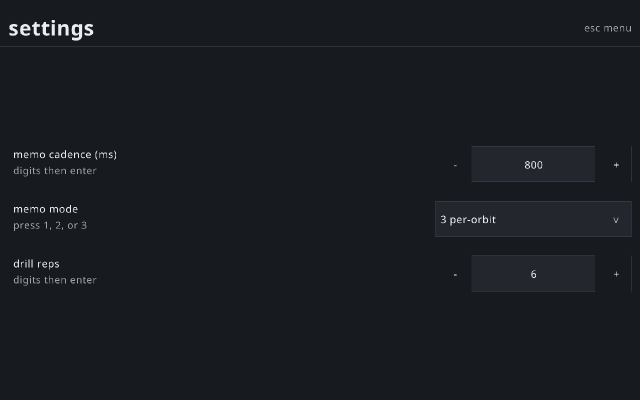
#> input picture playground/t84/shots/settings.png, 1280 x 800 px (shown at 1/2 size); its folder holds 6 pictures in this run
$ python measure.py
#> lines starting #> are read from the running program, lines starting #| are printed output that depends on the picture; long printed decimals are rounded
import sys
from pathlib import Path

from PIL import Image

SHOTS = Path(__file__).resolve().parent / "shots"
PAD = 16.8
HEADER = 77.0
CONTENT_X = PAD
CONTENT_Y = PAD + HEADER
CONTENT_W = 1280.0 - 2 * PAD
CONTENT_H = 800.0 - 2 * PAD - HEADER
BOTTOM = CONTENT_Y + CONTENT_H
SMALL = 26.88
MICRO = 25.2
BODY = 28.0


def load(name):
#> called with name = 'settings.png'
    return Image.open(SHOTS / name).convert("RGB")


def lit_rows(image, box, threshold=90):
#> called with box = (26.6, 327.2, 860, 374.1), threshold = 90
    x0, y0, x1, y1 = [int(v) for v in box]
    pixels = image.load()
    bands = []
    run = None
    for y in range(y0, y1):
        lit = any(pixels[x, y][0] > threshold and pixels[x, y][1] > threshold
                  and pixels[x, y][2] > threshold for x in range(x0, x1))
        if lit and run is None:
            run = [y, y]
        elif lit:
            run[1] = y
        elif run is not None:
            bands.append((run[0], run[1]))
            run = None
#> this loop made 47 passes
#> lit on passes 1 to 12: False, False, False, False, False, False, True, True, True, True, True, True
#> after the loop, bands = [(333, 352)]
    if run is not None:
        bands.append((run[0], run[1]))
    return bands


def heights(bands):
    return [b[1] - b[0] + 1 for b in bands]


def col_extents(image, y0, y1, threshold=90):
    pixels = image.load()
    xs = []
    for x in range(int(CONTENT_X), 1280):
        if any(pixels[x, y][0] > threshold and pixels[x, y][1] > threshold
               and pixels[x, y][2] > threshold for y in range(int(y0), int(y1))):
            xs.append(x)
    return (min(xs), max(xs)) if xs else (None, None)


def settings_report():
    image = load("settings.png")
    row_tops = [284.5, 393.7, 502.9]
    print("== settings.png")
    for i, top in enumerate(row_tops):
        hint_box = (CONTENT_X + 9.8, top + 9.8 + BODY + 4.9, 860.0, top + 89.6)
        bands = lit_rows(image, hint_box)
#> bands = [(333, 352)]
        print(f"  row{i} hint bands {bands} heights {heights(bands)}")
#|   row0 hint bands [(333, 352)] heights [20]
        label_box = (CONTENT_X, top, 860.0, top + 9.8 + BODY + 4.9)
        bands = lit_rows(image, label_box)
#> the loop in lit_rows (call 2), `for y in range(y0, y1):` made 43 passes
#> bands = [(300, 319)]
        print(f"  row{i} label bands {bands} heights {heights(bands)}")
#|   row0 label bands [(300, 319)] heights [20]
    control_x0 = 871.2
    for i, top in enumerate(row_tops):
        value_box = (control_x0 + 72.8 + 2, top + 8.4 + 4, 1263.2 - 72.8 - 2, top + 8.4 + 72.8 - 4)
        bands = lit_rows(image, value_box)
#> bands = [(322, 337)]
        print(f"  row{i} value bands {bands} heights {heights(bands)}")
#|   row0 value bands [(322, 337)] heights [16]
    header_bands = lit_rows(image, (0, 0, 700, int(HEADER)))
#> header_bands = [(40, 76)]
    print(f"  header title bands {header_bands} heights {heights(header_bands)}")
#|   header title bands [(40, 76)] heights [37]
    ctx_bands = lit_rows(image, (700, 0, 1280, int(HEADER)))
#> ctx_bands = [(52, 62)]
    print(f"  header context bands {ctx_bands} heights {heights(ctx_bands)}")
#|   header context bands [(52, 62)] heights [11]


def menu_report():
    image = load("menu.png")
#> call 2 of load, with name = 'menu.png'
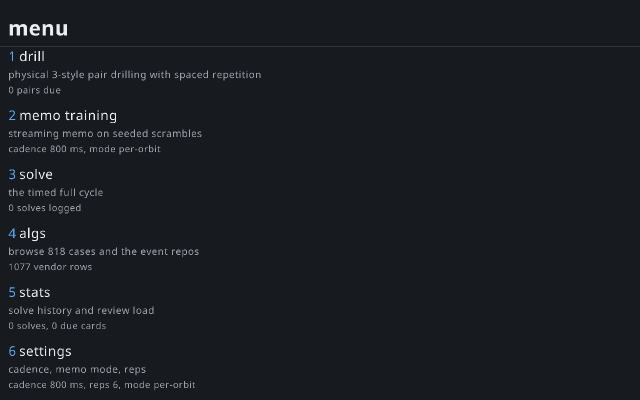
#> input picture playground/t84/shots/menu.png, 1280 x 800 px (shown at 1/2 size)
    print("== menu.png")
    y = CONTENT_Y
    for i in range(6):
        box = (CONTENT_X, y, 1280 - PAD, y + 36.4 + 4.9 + SMALL + 4.9 + MICRO)
        bands = lit_rows(image, box)
        print(f"  menu row{i} bands {bands} heights {heights(bands)}")
#|   menu row0 bands [(102, 122), (141, 160), (172, 190)] heights [21, 20, 19]
        y += 36.4 + 4.9 + SMALL + 4.9 + MICRO + 19.6
    lo, hi = col_extents(image, CONTENT_Y, BOTTOM)
    print(f"  content column extents x {lo}..{hi}")
#|   content column extents x 17..520


def algs_report():
    image = load("algs.png")
#> call 3 of load, with name = 'algs.png'
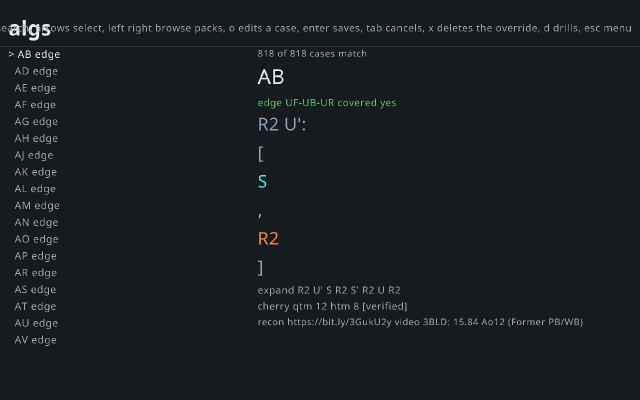
#> input picture playground/t84/shots/algs.png, 1280 x 800 px (shown at 1/2 size)
    print("== algs.png")
    box = (CONTENT_X, CONTENT_Y, CONTENT_X + CONTENT_W * 0.4 - 8, BOTTOM)
    bands = lit_rows(image, box)
    print(f"  list bands {len(bands)} heights {heights(bands)}")
#|   list bands 18 heights [20, 20, 21, 20, 21, 20, 20, 21, 20, 21, 20, 20, 21, 20, 21, 20, 20, 21]
    pitches = [bands[i + 1][0] - bands[i][0] for i in range(len(bands) - 1)]
    print(f"  list pitches {pitches}")
#|   list pitches [34, 33, 34, 33, 34, 34, 33, 34, 33, 34, 34, 33, 34, 33, 34, 34, 33]
    detail_box = (CONTENT_X + CONTENT_W * 0.4, CONTENT_Y, 1280 - PAD, BOTTOM)
    dbands = lit_rows(image, detail_box)
    print(f"  detail bands {len(dbands)} last {dbands[-1] if dbands else None}")
#|   detail bands 10 last (636, 654)
    print(f"  detail bottom-most lit row {dbands[-1][1] if dbands else None} of {BOTTOM}")
#|   detail bottom-most lit row 654 of 783.200


def solve_review_report():
    image = load("solve-review.png")
#> call 4 of load, with name = 'solve-review.png'
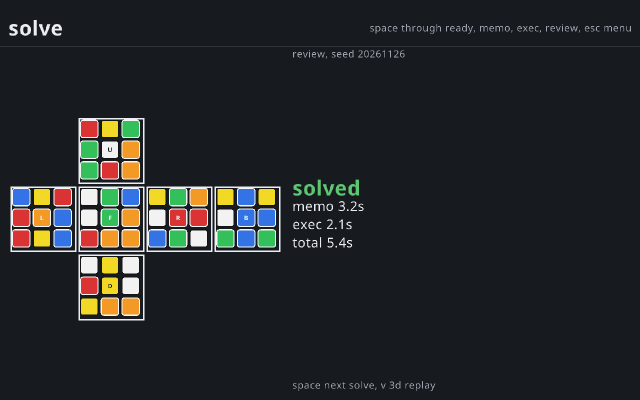
#> input picture playground/t84/shots/solve-review.png, 1280 x 800 px (shown at 1/2 size)
    print("== solve-review.png")
    box = (CONTENT_X + CONTENT_W * 0.44 + 19.6 + 4, 500, 1280 - PAD, 795)
    bands = lit_rows(image, box)
    print(f"  column bands {bands}")
#|   column bands [(762, 781)]
    print(f"  heights {heights(bands)}")
#|   heights [20]
    if len(bands) >= 2:
        print(f"  last band top {bands[-1][0]} bottom {bands[-1][1]}")


def stats_report():
    image = load("stats.png")
    print("== stats.png")
    bands = lit_rows(image, (CONTENT_X, CONTENT_Y, 1280 - PAD, BOTTOM))
    print(f"  bands {len(bands)} heights {heights(bands)}")
    lo, hi = col_extents(image, CONTENT_Y, BOTTOM)
    print(f"  content column extents x {lo}..{hi}")


def memo_report():
    image = load("memo-stream.png")
    print("== memo-stream.png")
    bands = lit_rows(image, (CONTENT_X, CONTENT_Y, 1280 - PAD, BOTTOM))
    print(f"  bands {bands}")
    print(f"  heights {heights(bands)}")
    lo, hi = col_extents(image, CONTENT_Y, BOTTOM)
    print(f"  content column extents x {lo}..{hi}")


def drill_report():
    for name in ("drill-card.png", "drill-reps.png"):
        image = load(name)
        print(f"== {name}")
        card_x = CONTENT_X + CONTENT_W * 0.44 + 9.8
        bands = lit_rows(image, (card_x + 2, CONTENT_Y, 1280 - PAD, BOTTOM))
        print(f"  card bands {bands} heights {heights(bands)}")
        print(f"  first band top {bands[0][0] if bands else None} vs content top {CONTENT_Y}")


def worst_subtext():
    worst = []
    print("== worst subtext band across views")
    checks = [
        ("settings.png", (CONTENT_X, 294.0, 860.0, 380.0), "settings hint row0"),
        ("settings.png", (CONTENT_X, 403.0, 860.0, 490.0), "settings hint row1"),
        ("settings.png", (CONTENT_X, 512.0, 860.0, 600.0), "settings hint row2"),
        ("menu.png", (CONTENT_X, 135.0, 1280 - PAD, 200.0), "menu desc+data row0"),
        ("solve-ready.png", (CONTENT_X + CONTENT_W * 0.44 + 23, CONTENT_Y, 1280 - PAD, 200.0), "solve phase"),
        ("algs.png", (CONTENT_X + CONTENT_W * 0.4, CONTENT_Y, 1280 - PAD, 130.0), "algs detail head"),
        ("stats.png", (CONTENT_X, 620.0, 1280 - PAD, 780.0), "stats labels row"),
    ]
    for name, box, label in checks:
        bands = lit_rows(load(name), box)
        hs = heights(bands)
        if hs:
            worst.append((min(hs), label, bands))
            print(f"  {label}: min band {min(hs)} bands {bands}")
        else:
            print(f"  {label}: no bands in {box}")
    if worst:
        worst.sort()
        print(f"  worst overall: {worst[0][1]} at {worst[0][0]} px")


def main():
    which = sys.argv[1] if len(sys.argv) > 1 else "all"
    if which in ("all", "settings"):
        settings_report()
    if which in ("all", "menu"):
        menu_report()
    if which in ("all", "algs"):
        algs_report()
    if which in ("all", "solve"):
        solve_review_report()
    if which in ("all", "stats"):
        stats_report()
    if which in ("all", "memo"):
        memo_report()
    if which in ("all", "drill"):
        drill_report()
    if which in ("all", "worst"):
        worst_subtext()


if __name__ == "__main__":
#> (the run stopped early here; a loop or call above may not have finished)
